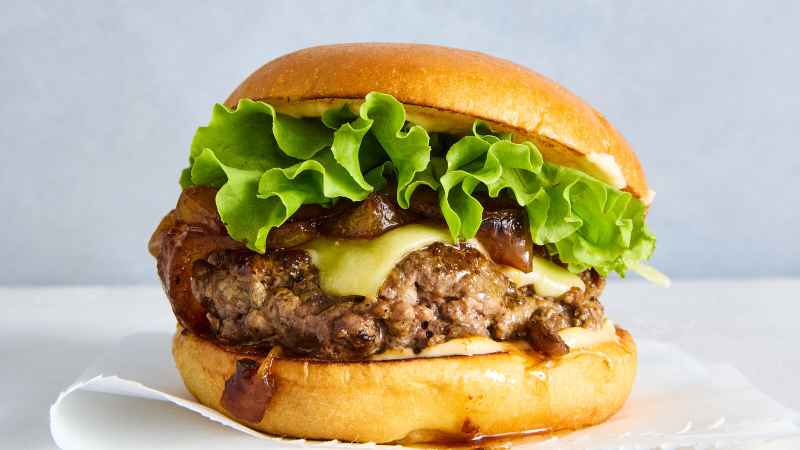
#> input picture ORV/test-images/burger.jpg, 1600 x 900 px (shown at 1/2 size)
$ python avatar_cartoon.py
#> lines starting #> are read from the running program, lines starting #| are printed output that depends on the picture; after the words box and inside, x2 and y2 are one past the last pixel; in counts of white or black regions, pixels touching at a corner belong together
from pathlib import Path
import cv2 as cv
import numpy as np
import argparse
from uuid import uuid4
from PIL import Image, ImageOps
import json


DEFAULT_OUTPUT_DIR = Path("test-images/results_avatar")


def ensure_output_dir(output_dir: str | Path = DEFAULT_OUTPUT_DIR) -> Path:
    """
    Creates and returns the output directory for generated cartoon avatars.
    """
    output_path = Path(output_dir)
    output_path.mkdir(parents=True, exist_ok=True)
    return output_path

def create_output_path(
    image_path: str | Path,
    output_dir: str | Path = DEFAULT_OUTPUT_DIR,
    suffix: str = "_cartoon",
) -> Path:
    """
    Creates a unique output path for the generated cartoon avatar.

    Example:
    burger.jpg -> burger_cartoon_ab12cd.png
    """
    input_path = Path(image_path)
    output_path = ensure_output_dir(output_dir)

    safe_stem = input_path.stem.replace(" ", "_")
    unique_id = uuid4().hex[:8]

    return output_path / f"{safe_stem}{suffix}_{unique_id}.png"

def load_image_rgb(image_path: str | Path) -> np.ndarray:
    """
    Safely loads an image, fixes EXIF orientation and converts it to RGB format.
    """
    input_path = Path(image_path)

    if not input_path.exists():
        raise FileNotFoundError(f"Input image was not found: {input_path}")

    try:
        image = Image.open(input_path)
        image = ImageOps.exif_transpose(image)
        image = image.convert("RGB")
        return np.array(image)
    except Exception as error:
        raise ValueError(f"Failed to load image: {error}") from error

def resize_image(image_rgb: np.ndarray, max_size: int = 512) -> np.ndarray:
    """
    Resizes the image so that the longest side is at most max_size pixels.
    Keeps the original aspect ratio.
    """
    height, width = image_rgb.shape[:2]

    longest_side = max(height, width)

    if longest_side <= max_size:
        return image_rgb

    scale = max_size / longest_side
    new_width = int(width * scale)
    new_height = int(height * scale)

    resized = cv.resize(
        image_rgb,
        (new_width, new_height),
        interpolation=cv.INTER_AREA,
    )

    return resized

def center_crop_square(image_rgb: np.ndarray) -> np.ndarray:
    """
    Crops the image to a centered square based on the shorter side.
    """
    height, width = image_rgb.shape[:2]

    crop_size = min(width, height)

    start_x = (width - crop_size) // 2
    start_y = (height - crop_size) // 2

    cropped = image_rgb[
        start_y:start_y + crop_size,
        start_x:start_x + crop_size,
    ]

    return cropped

def detect_largest_face_box(image_rgb: np.ndarray) -> tuple[int, int, int, int] | None:
    """
    Detects the largest frontal face in the image using OpenCV Haar Cascade.

    Returns:
    - (x, y, width, height) if a face is detected
    - None if no face is detected
    """
    gray_image = cv.cvtColor(image_rgb, cv.COLOR_RGB2GRAY)

    cascade_path = cv.data.haarcascades + "haarcascade_frontalface_default.xml"
    face_cascade = cv.CascadeClassifier(cascade_path)

    if face_cascade.empty():
        return None

    faces = face_cascade.detectMultiScale(
        gray_image,
        scaleFactor=1.1,
        minNeighbors=5,
        minSize=(60, 60),
    )

    if len(faces) == 0:
        return None

    largest_face = max(faces, key=lambda face: face[2] * face[3])
    x, y, width, height = largest_face

    return int(x), int(y), int(width), int(height)


def crop_face_region(
    image_rgb: np.ndarray,
    padding_ratio: float = 0.75,
) -> tuple[np.ndarray, dict]:
    """
    Crops the image around the detected face.

    If no face is detected, it falls back to centered square crop.
    The crop is intentionally larger than the face so hair, ears and shoulders
    can still remain visible.
    """
    height, width = image_rgb.shape[:2]
    face_box = detect_largest_face_box(image_rgb)

    if face_box is None:
        fallback_crop = center_crop_square(image_rgb)
        crop_height, crop_width = fallback_crop.shape[:2]

        return fallback_crop, {
            "face_detected": False,
            "face_crop_used": False,
            "face_box": None,
            "face_crop_width": int(crop_width),
            "face_crop_height": int(crop_height),
        }

    x, y, face_width, face_height = face_box

    face_center_x = x + face_width // 2
    face_center_y = y + face_height // 2

    crop_size = int(max(face_width, face_height) * (1 + padding_ratio * 2))

    # Move crop center slightly down so neck/shoulders are included
    face_center_y = int(face_center_y + face_height * 0.25)

    start_x = max(face_center_x - crop_size // 2, 0)
    start_y = max(face_center_y - crop_size // 2, 0)
    end_x = min(start_x + crop_size, width)
    end_y = min(start_y + crop_size, height)

    # Correct crop if it hits image border
    start_x = max(end_x - crop_size, 0)
    start_y = max(end_y - crop_size, 0)

    cropped = image_rgb[start_y:end_y, start_x:end_x]
    cropped = center_crop_square(cropped)

    crop_height, crop_width = cropped.shape[:2]

    return cropped, {
        "face_detected": True,
        "face_crop_used": True,
        "face_box": {
            "x": int(x),
            "y": int(y),
            "width": int(face_width),
            "height": int(face_height),
        },
        "face_crop_width": int(crop_width),
        "face_crop_height": int(crop_height),
    }

# [80 lines left out: function simplify_background, not called in this run]

def preprocess_avatar_image(image_rgb: np.ndarray, max_size: int = 512) -> tuple[np.ndarray, dict]:
    """
    Prepares the image for cartoon avatar generation.

    Steps:
    - resize image while preserving aspect ratio
    - crop the resized image to a centered square
    - return the processed image and metadata
    """
    original_height, original_width = image_rgb.shape[:2]

    resized_image = resize_image(image_rgb, max_size=max_size)
    resized_height, resized_width = resized_image.shape[:2]

    cropped_image, face_metadata = crop_face_region(resized_image)
    cropped_height, cropped_width = cropped_image.shape[:2]

    background_metadata = {
        "background_simplified": False,
        "background_method": "disabled",
    }

    metadata = {
        "original_width": int(original_width),
        "original_height": int(original_height),
        "resized_width": int(resized_width),
        "resized_height": int(resized_height),
        "cropped_width": int(cropped_width),
        "cropped_height": int(cropped_height),
        **face_metadata,
        **background_metadata,
    }

    return cropped_image, metadata

def apply_bilateral_smoothing(
    image_rgb: np.ndarray,
    diameter: int = 9,
    sigma_color: int = 100,
    sigma_space: int = 100,
    repeats: int = 3,
    median_kernel_size: int = 5,
) -> np.ndarray:
    """
    Stronger smoothing for a flatter avatar-like appearance.
    Repeats bilateral filtering multiple times and finishes with median blur.
    """
    smoothed = image_rgb.copy()

    for _ in range(repeats):
        smoothed = cv.bilateralFilter(
            smoothed,
            diameter,
            sigma_color,
            sigma_space,
        )

    smoothed = cv.medianBlur(smoothed, median_kernel_size)

    return smoothed

def enhance_image_for_cartoon(
    image_rgb: np.ndarray,
    saturation_scale: float = 1.20,
    value_contrast: float = 1.12,
) -> np.ndarray:
    """
    Slightly boosts saturation and brightness contrast before quantization,
    so important regions become more visually separated.
    """
    hsv = cv.cvtColor(image_rgb, cv.COLOR_RGB2HSV).astype(np.float32)

    hsv[:, :, 1] = np.clip(hsv[:, :, 1] * saturation_scale, 0, 255)
    hsv[:, :, 2] = np.clip((hsv[:, :, 2] - 128) * value_contrast + 128, 0, 255)

    enhanced_rgb = cv.cvtColor(hsv.astype(np.uint8), cv.COLOR_HSV2RGB)
    return enhanced_rgb

def quantize_colors(
    image_rgb: np.ndarray,
    color_count: int = 5,
    lightness_boost: float = 1.20,
    chroma_boost: float = 1.45,
    round_step: int = 10,
) -> np.ndarray:
    """
    Quantizes the image in LAB color space and exaggerates the cluster centers
    so the final colors are more separated and more 'vector-like'.
    """
    image_lab = cv.cvtColor(image_rgb, cv.COLOR_RGB2LAB)
    pixel_values = image_lab.reshape((-1, 3)).astype(np.float32)

    criteria = (
        cv.TERM_CRITERIA_EPS + cv.TERM_CRITERIA_MAX_ITER,
        40,
        0.2,
    )

    _compactness, labels, centers = cv.kmeans(
        pixel_values,
        color_count,
        None,
        criteria,
        5,
        cv.KMEANS_PP_CENTERS,
    )

    centers = centers.astype(np.float32)

    mean_center = np.mean(centers, axis=0)

    # Increase separation between light/dark regions
    centers[:, 0] = np.clip(
        (centers[:, 0] - mean_center[0]) * lightness_boost + mean_center[0],
        0,
        255,
    )

    # Increase separation between color tones
    centers[:, 1] = np.clip(
        (centers[:, 1] - mean_center[1]) * chroma_boost + mean_center[1],
        0,
        255,
    )
    centers[:, 2] = np.clip(
        (centers[:, 2] - mean_center[2]) * chroma_boost + mean_center[2],
        0,
        255,
    )

    # Snap colors to more distinct steps
    centers = np.round(centers / round_step) * round_step
    centers = np.clip(centers, 0, 255).astype(np.uint8)

    quantized_lab = centers[labels.flatten()].reshape(image_lab.shape)
    quantized_rgb = cv.cvtColor(quantized_lab, cv.COLOR_LAB2RGB)

    return quantized_rgb

def remove_small_components(binary_image: np.ndarray, min_area: int = 120) -> np.ndarray:
    """
    Removes very small connected components from a binary image.
    Useful for removing tiny facial texture details and noise.
    """
    num_labels, labels, stats, _ = cv.connectedComponentsWithStats(binary_image, connectivity=8)

    cleaned = np.zeros_like(binary_image)

    for label_index in range(1, num_labels):  # skip background
        area = stats[label_index, cv.CC_STAT_AREA]
        if area >= min_area:
            cleaned[labels == label_index] = 255

    return cleaned

def create_edge_mask(
    image_rgb: np.ndarray,
    blur_kernel_size: int = 7,
    block_size: int = 15,
    c_value: int = 8,
    min_area: int = 220,
) -> np.ndarray:
    """
    Creates a simplified edge mask with fewer small details.
    White areas represent flat color regions.
    Black areas represent simplified outlines.
    """
    if block_size % 2 == 0:
        block_size += 1

    gray_image = cv.cvtColor(image_rgb, cv.COLOR_RGB2GRAY)
    blurred_gray = cv.medianBlur(gray_image, blur_kernel_size)

    edge_mask = cv.adaptiveThreshold(
        blurred_gray,
        255,
        cv.ADAPTIVE_THRESH_MEAN_C,
        cv.THRESH_BINARY,
        block_size,
        c_value,
    )

    # Invert so black details become white components that we can clean
    inverted_edges = 255 - edge_mask

    # Remove tiny detail noise
    cleaned_edges = remove_small_components(inverted_edges, min_area=min_area)

    # Smooth and connect larger contours
    kernel = np.ones((3, 3), np.uint8)
    cleaned_edges = cv.morphologyEx(cleaned_edges, cv.MORPH_CLOSE, kernel, iterations=1)

    # Optional: slightly thicken the remaining main contours
    cleaned_edges = cv.dilate(cleaned_edges, kernel, iterations=1)

    # Invert back: black contours, white flat regions
    final_edge_mask = 255 - cleaned_edges

    return final_edge_mask

def create_major_feature_mask(
    image_rgb: np.ndarray,
    min_area: int = 250,
    threshold_value: int = 85,
) -> np.ndarray:
    """
    Detects only stronger dark facial features such as eyes, eyebrows,
    mouth, beard and hair. This avoids too many weak skin details.
    """
    gray_image = cv.cvtColor(image_rgb, cv.COLOR_RGB2GRAY)
    blurred_gray = cv.medianBlur(gray_image, 7)

    # Fixed threshold: only clearly dark areas become features
    _, feature_mask = cv.threshold(
        blurred_gray,
        threshold_value,
        255,
        cv.THRESH_BINARY_INV,
    )

    feature_mask = remove_small_components(feature_mask, min_area=min_area)

    kernel = np.ones((3, 3), np.uint8)
    feature_mask = cv.morphologyEx(feature_mask, cv.MORPH_CLOSE, kernel, iterations=1)
    feature_mask = cv.dilate(feature_mask, kernel, iterations=1)

    return feature_mask

def apply_feature_mask(
    cartoon_image: np.ndarray,
    feature_mask: np.ndarray,
    feature_color: tuple[int, int, int] = (20, 20, 20),
) -> np.ndarray:
    """
    Applies a strong dark color to major facial features.
    This makes eyes, eyebrows, mouth and hair more visible in vector style.
    """
    enhanced_image = cartoon_image.copy()
    enhanced_image[feature_mask == 255] = feature_color

    return enhanced_image

def combine_colors_with_edges(
    quantized_image: np.ndarray,
    edge_mask: np.ndarray,
) -> np.ndarray:
    """
    Combines the quantized color image with the edge mask.

    White mask pixels keep the original quantized color.
    Black mask pixels create dark cartoon outlines.
    """
    edge_mask_rgb = cv.cvtColor(edge_mask, cv.COLOR_GRAY2RGB)

    cartoon_image = cv.bitwise_and(
        quantized_image,
        edge_mask_rgb,
    )

    return cartoon_image

def save_rgb_image(image_rgb: np.ndarray, output_path: str | Path) -> Path:
    """
    Saves an RGB image to disk.
    OpenCV expects BGR for imwrite, so we convert first.
    """
    output_file = Path(output_path)

    image_bgr = cv.cvtColor(image_rgb, cv.COLOR_RGB2BGR)
    success = cv.imwrite(str(output_file), image_bgr)

    if not success:
        raise ValueError(f"Failed to save image to: {output_file}")

    return output_file

def validate_avatar_parameters(color_count: int, max_size: int) -> None:
    """
    Validates cartoon avatar generation parameters.
    """
    if color_count < 2:
        raise ValueError("color_count must be at least 2.")

    if color_count > 32:
        raise ValueError("color_count must not be greater than 32.")

    if max_size < 128:
        raise ValueError("max_size must be at least 128 pixels.")

    if max_size > 2048:
        raise ValueError("max_size must not be greater than 2048 pixels.")

def generate_cartoon_avatar(
    image_path: str | Path,
    output_dir: str | Path = DEFAULT_OUTPUT_DIR,
    color_count: int = 8,
    max_size: int = 512,
) -> dict:
    """
    Generates a cartoon-style avatar from an input image.

    This function will be implemented step by step.
    """
    input_path = Path(image_path)
    validate_avatar_parameters(color_count, max_size)

    if not input_path.exists():
        raise FileNotFoundError(f"Input image was not found: {input_path}")

    output_path = ensure_output_dir(output_dir)
    avatar_output_path = create_output_path(input_path, output_path)

    image_rgb = load_image_rgb(input_path)
#> in load_image_rgb, image is the input picture: PIL image 1600x900 RGB; mean R, G, B 183.7, 172.7, 138.7
    preprocessed_image, preprocessing_metadata = preprocess_avatar_image(
        image_rgb,
        max_size=max_size,
    )
#> in detect_largest_face_box, `gray_image = cv.cvtColor(image_rgb, cv.COLOR_RGB2GRAY)`:
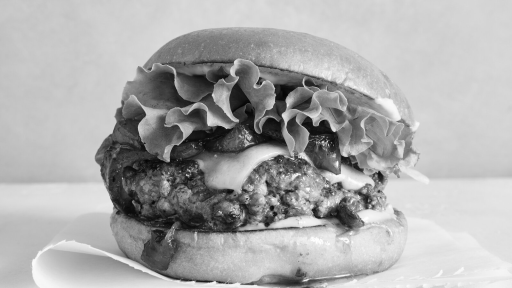
#> gray_image: shape (288, 512); min 4, max 255, mean 172.1
#> in detect_largest_face_box, `faces = face_cascade.detectMultiScale( gray_image, scaleFactor=1.1, mi..`: faces = ()
#> in center_crop_square, `cropped = image_rgb[ start_y:start_y + crop_size, start_x:start_x + cr..`:
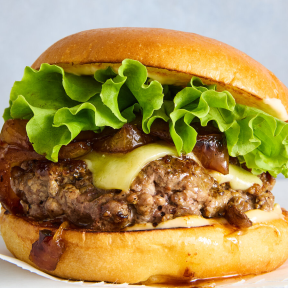
#> cropped: shape (288, 288, 3); mean R, G, B 169.5, 146.1, 81.4
#> in preprocess_avatar_image, `cropped_image, face_metadata = crop_face_region(resized_image)`: face_metadata = 5 items
#> preprocessing_metadata = 13 items

    smoothed_image = apply_bilateral_smoothing(preprocessed_image)

    enhanced_image = enhance_image_for_cartoon(smoothed_image)
#> in enhance_image_for_cartoon, `enhanced_rgb = cv.cvtColor(hsv.astype(np.uint8), cv.COLOR_HSV2RGB)`:
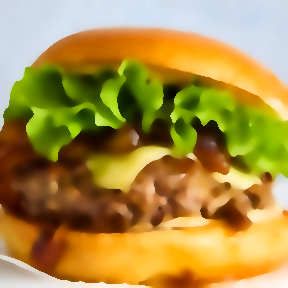
#> enhanced_rgb: shape (288, 288, 3); mean R, G, B 171.8, 143.4, 68.7

    quantized_image = quantize_colors(
        enhanced_image,
        color_count=color_count,
        lightness_boost=1.25,
        chroma_boost=1.50,
        round_step=12,
    )
#> in quantize_colors, `_compactness, labels, centers = cv.kmeans( pixel_values, color_count, ..`: centers = [[203.3, 135.7, 191.9], [60.76, 138.4, 157.9], [224.1, 127.7, 125], [136.2, 150.7, 181.8], [148.4, 99.68, 188.9]]
#> in quantize_colors, `mean_center = np.mean(centers, axis=0)`: mean_center = [154.6, 130.5, 169.1]
#> in quantize_colors, `centers = np.round(centers / round_step) * round_step`: centers = [[216, 144, 204], [36, 144, 156], [240, 132, 108], [132, 156, 192], [144, 84, 204]]

    edge_mask = create_edge_mask(smoothed_image)
#> in create_edge_mask, `edge_mask = cv.adaptiveThreshold( blurred_gray, 255, cv.ADAPTIVE_THRES..`:
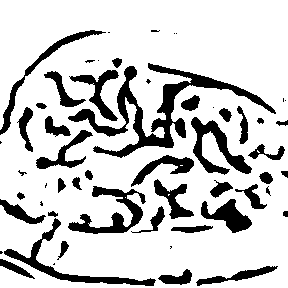
#> edge_mask: shape (288, 288); 79.9% white; 56 black regions (16 under 20 px), largest, box (x1, y1, x2, y2) and area: (68, 63, 276, 158) 3745, (4, 218, 156, 286) 1296, (68, 186, 146, 234) 1266
#> in remove_small_components, `num_labels, labels, stats, _ = cv.connectedComponentsWithStats(binary_..`:
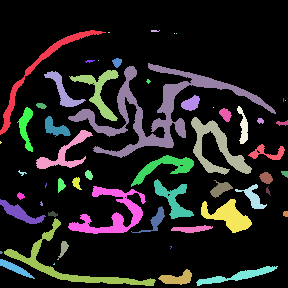
#> labels: shape (288, 288) int32; 57 distinct labels, from 0 to 56; one colour per label, 0 black
#> in remove_small_components, `num_labels, labels, stats, _ = cv.connectedComponentsWithStats(binary_..`: num_labels = 57; stats = 57 rows, first 6: [0, 0, 288, 288, 66296], [0, 30, 106, 105, 872], [151, 30, 9, 2, 15], [108, 32, 2, 1, 2], [174, 33, 1, 1, 1], [176, 33, 1, 1, 1]
#> the loop in remove_small_components, `for label_index in range(1, num_labels):` made 56 passes
#> area on passes 1, 6, 9, 10, 11, 13, 16, 17: 872, 67, 3745, 408, 712, 196, 47, 319
    cartoon_image = combine_colors_with_edges(quantized_image, edge_mask)
#> in combine_colors_with_edges, `cartoon_image = cv.bitwise_and( quantized_image, edge_mask_rgb, )`:
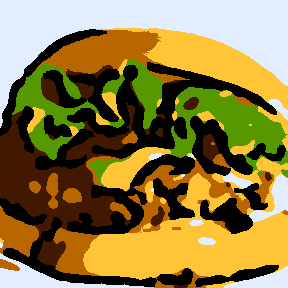
#> cartoon_image: shape (288, 288, 3); mean R, G, B 141.9, 123.5, 64.4

    feature_mask = create_major_feature_mask(
        smoothed_image,
        min_area=180,
        threshold_value=20,
    )
#> in create_major_feature_mask, `_, feature_mask = cv.threshold( blurred_gray, threshold_value, 255, cv..`:
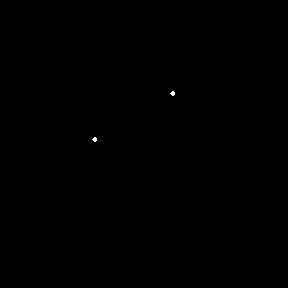
#> feature_mask: shape (288, 288); 0.04% white in thin lines or dots, all inside (x1, y1, x2, y2) = (92, 91, 175, 142)
#> the loop in remove_small_components (call 2), `for label_index in range(1, num_labels):` made 2 passes
#> area on passes 1 to 2: 17, 17
    cartoon_image = apply_feature_mask(cartoon_image, feature_mask)

    saved_avatar_path = save_rgb_image(cartoon_image, avatar_output_path)

    return {
        "input_path": str(input_path),
        "output_dir": str(output_path),
        "avatar_path": str(saved_avatar_path),
        "processing": {
            "method": "opencv_cartoon_avatar",
            "status": "completed",
            "max_size": int(max_size),
            "smoothing": "bilateral_filter_x3_plus_median_blur",
            "color_quantization": "kmeans",
            "color_count": int(color_count),
            "edge_detection": "adaptive_threshold_cleaned",
            "feature_enhancement": "major_dark_features",
            "composition": "quantized_colors_with_simplified_edge_mask",
            "output_format": "png",
            **preprocessing_metadata,
        },
    }

def parse_arguments() -> argparse.Namespace:
    """
    Parses command-line arguments for cartoon avatar generation.
    """
    parser = argparse.ArgumentParser(
        description="Generate a cartoon-style avatar from an input image."
    )

    parser.add_argument(
        "image_path",
        nargs="?",
        default="test-images/burger.jpg",
        help="Path to the input image.",
    )

    parser.add_argument(
        "--output-dir",
        default=str(DEFAULT_OUTPUT_DIR),
        help="Directory where the generated avatar will be saved.",
    )

    parser.add_argument(
        "--colors",
        type=int,
        default=5,
        help="Number of colors used for K-means quantization.",
    )

    parser.add_argument(
        "--size",
        type=int,
        default=512,
        help="Maximum size of the longest image side before cropping.",
    )

    return parser.parse_args()

if __name__ == "__main__":
    args = parse_arguments()
    result = generate_cartoon_avatar(
        args.image_path,
        args.output_dir,
        color_count=args.colors,
        max_size=args.size,
    )
#> result = 4 items
    print(json.dumps(result, indent=4))
#| {
#|     "input_path": "test-images/burger.jpg",
#|     "output_dir": "test-images/results_avatar",
#|     "avatar_path": "test-images/results_avatar/burger_cartoon_2c2c3523.png",
#|     "processing": {
#|         "method": "opencv_cartoon_avatar",
#> (further printed lines are left out)
